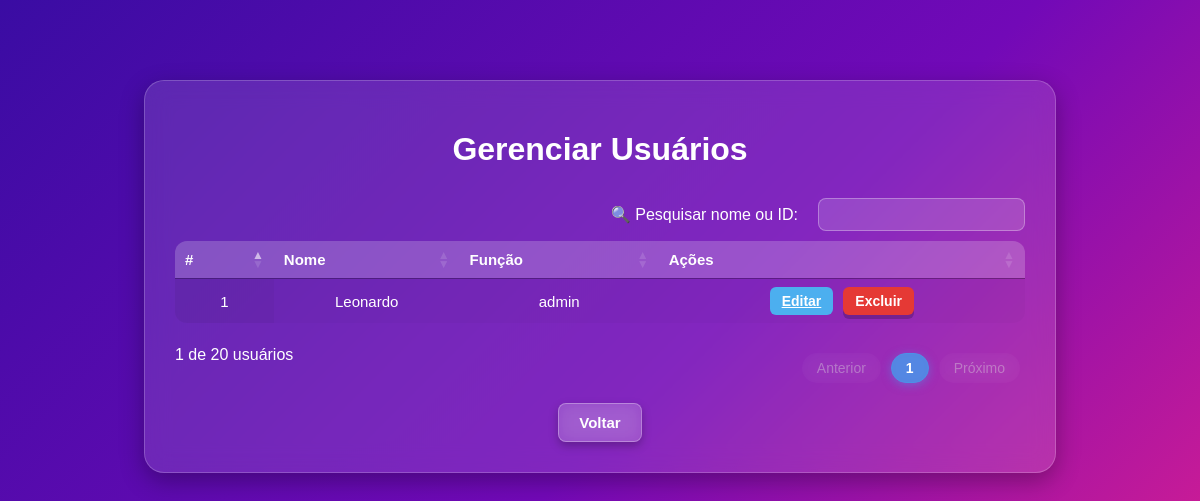
/usuarios (signed in), run on an earlier commit of the app's database.
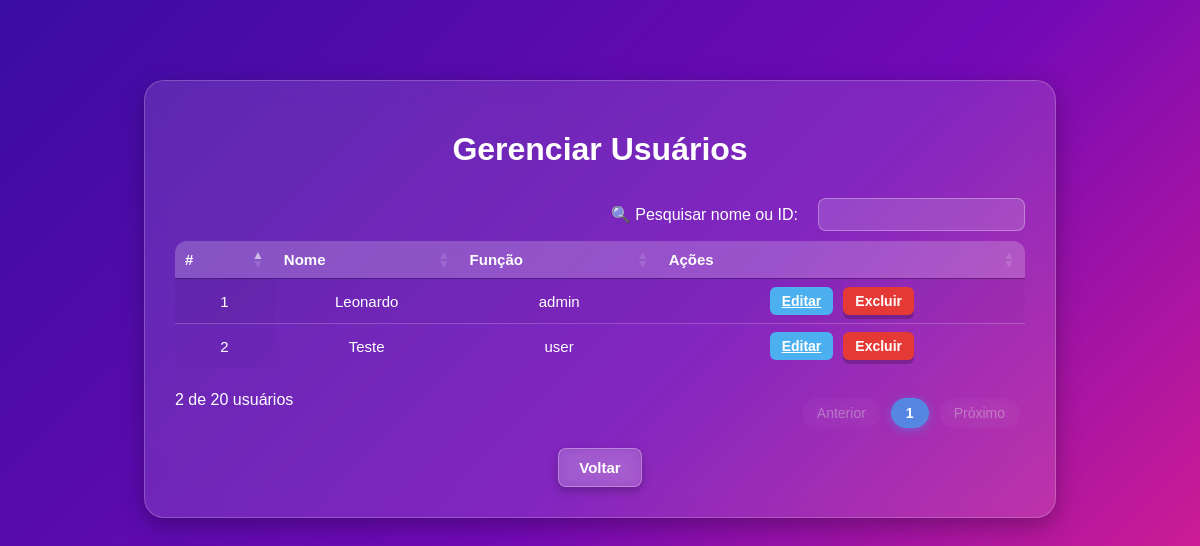
And on a later commit of the database.
### tables this page shows
CREATE TABLE users (
                id INTEGER PRIMARY KEY AUTOINCREMENT,
                nome TEXT UNIQUE,
                senha TEXT,
                role TEXT DEFAULT 'user',
                background TEXT DEFAULT 'blue'
            );

### app.py (the view)
@app.route("/usuarios")
def gerenciar_usuarios():
    if "user" not in session or session.get("role") != "admin":
        return redirect(url_for("index"))
    conn = get_conn()
    c = conn.cursor()
    c.execute("SELECT id, nome, role FROM users")
    usuarios = c.fetchall()
    conn.close()
    return render_template("usuarios.html", usuarios=usuarios)

### app.py (called while the page is built)
def get_conn():
    if DATABASE_URL and psycopg:
        return psycopg.connect(DATABASE_URL)
    return sqlite3.connect(DB_FILE, check_same_thread=False)

@app.before_request
def ensure_db():
    if not hasattr(app, "_db_initialized"):
        try:
            init_db()
            print("✅ Banco inicializado (uma única vez)")
        except Exception as e:
            print(f"⚠️ Erro ao inicializar banco: {e}")
        app._db_initialized = True

### templates/usuarios.html (shortened to what this page needs)
<!DOCTYPE html>
<html lang="pt-BR">
<head>
  <link rel="stylesheet" href="/static/style.css">
  <link rel="stylesheet" href="https://cdn.datatables.net/1.13.6/css/jquery.dataTables.min.css">
</head>
<body>
  <div class="container">
    <h1>Gerenciar Usuários</h1>
    <table id="usuarios" class="display">
      <thead>
        <tr>
          <th>#</th>
          <th>Nome</th>
          <th>Função</th>
          <th>Ações</th>
        </tr>
      </thead>
      <tbody>
        {% for user in usuarios %}
        <tr>
          <td>{{ loop.index }}</td>
          <td>{{ user[1] }}</td>
          <td>{{ user[2] }}</td>
          <td>
            <div class="acoes-btns">
              <a href="/editar/{{ user[0] }}" class="btn btn-editar">Editar</a>
              <form method="post" action="/excluir/{{ user[0] }}">
                <button type="submit" class="btn btn-excluir">Excluir</button>
              </form>
            </div>
          </td>
        </tr>
        {% endfor %}
      </tbody>
    </table>
    <a href="/index" class="btn-voltar">Voltar</a>
  </div>
</body>
</html>

### static/style.css (style rules this page uses)
:root { --gradiente-inicio: #f0a400; --gradiente-fim: #2b005c; --cor-texto: #fff; --bg-container: rgba(255, 255, 255, 0.12); --bg-input: rgba(255, 255, 255, 0.15); }
body, html { font-family: 'Poppins', Tahoma, Geneva, Verdana, sans-serif; background: linear-gradient(270deg, var(--gradiente-inicio), var(--gradiente-fim), #41007e); background-size: 600% 600%; animation: fundoAnimado 25s ease infinite; margin: 0; padding: 0; min-height: 100vh; color: var(--cor-texto); }
body { display: flex; justify-content: center; align-items: flex-start; padding-top: 100px; }
.container { max-width: 600px; width: 90%; padding: 40px; margin: 40px auto; border-radius: 20px; background: var(--bg-container); backdrop-filter: blur(12px) saturate(180%); -webkit-backdrop-filter: blur(12px) saturate(180%); border: 1px solid rgba(255, 255, 255, 0.2); box-shadow: 8px 8px 16px rgba(0, 0, 0, 0.25), -8px -8px 16px rgba(255, 255, 255, 0.1); color: var(--cor-texto); animation: fadeIn 0.6s ease-in-out; text-align: center; }
h1 { font-size: 45px; margin: 20px 0 30px; font-family: 'Creepster', sans-serif; color: var(--cor-texto); }
button { font-weight: 600; font-family: 'Poppins', sans-serif; font-size: 15px; padding: 12px 26px; border-radius: 8px; border: none; color: white; cursor: pointer; transition: all 0.2s ease-in-out; white-space: nowrap; box-shadow: 0 4px 0 rgba(0,0,0,0.2); display: flex; align-items: center; justify-content: center; gap: 8px; }
.acoes-btns { display: flex; gap: 10px; align-items: center; }
.btn-voltar { margin-top: 20px; display: inline-block; padding: 10px 20px; border-radius: 8px; background: rgba(255, 255, 255, 0.15); border: 1px solid rgba(255, 255, 255, 0.3); backdrop-filter: blur(8px) saturate(180%); -webkit-backdrop-filter: blur(8px) saturate(180%); color: #fff; font-size: 15px; font-weight: bold; text-decoration: none; transition: all 0.3s ease; box-shadow: 0 4px 10px rgba(0,0,0,0.25); }

### templates/usuarios.html (style rules this page uses)
body { background: linear-gradient(135deg, #3a0ca3, #7209b7, #f72585); font-family: 'Poppins', sans-serif; color: #fff; display: flex; justify-content: center; align-items: flex-start; min-height: 100vh; margin: 0; padding: 40px 0; }
.container { width: 90%; max-width: 850px; background: rgba(255, 255, 255, 0.12); backdrop-filter: blur(12px); padding: 30px; border-radius: 20px; box-shadow: 0 8px 25px rgba(0, 0, 0, 0.3); text-align: center; overflow: hidden; }
h1 { font-size: 32px; margin-bottom: 20px; font-weight: bold; }
table.dataTable { width: 100%; border-collapse: collapse; border-radius: 12px; overflow: hidden; color: #fff; font-size: 15px; }
table.dataTable thead { background: rgba(255, 255, 255, 0.2); }
table.dataTable th, table.dataTable td { padding: 12px; text-align: center; border-bottom: 1px solid rgba(255, 255, 255, 0.2); }
.acoes-btns { display: flex; justify-content: center; align-items: center; gap: 10px; }
.btn { padding: 6px 12px; border-radius: 6px; font-size: 14px; font-weight: bold; border: none; cursor: pointer; transition: 0.3s; }
.btn-editar { background: #4cafef; color: white; }
.btn-excluir { background: #e53935; color: white; }
.btn-voltar { margin-top: 20px; display: inline-block; padding: 10px 20px; border-radius: 8px; background: rgba(255, 255, 255, 0.15); border: 1px solid rgba(255, 255, 255, 0.3); color: #fff; font-size: 15px; font-weight: bold; text-decoration: none; transition: all 0.3s ease; }

What changed in the data, as far as the page shows it:
added users: nome "Teste", role "user"
Also different on the page:
text written by a page script: "🔍 Pesquisar nome ou ID: 1 de 20 usuários Anterior 1 Próximo" → "🔍 Pesquisar nome ou ID: 2 de 20 usuários Anterior 1 Próximo"
